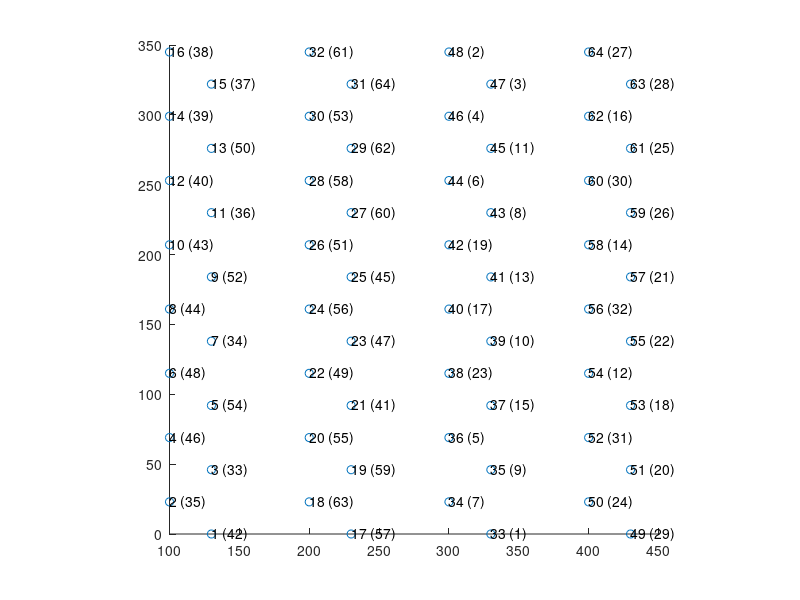
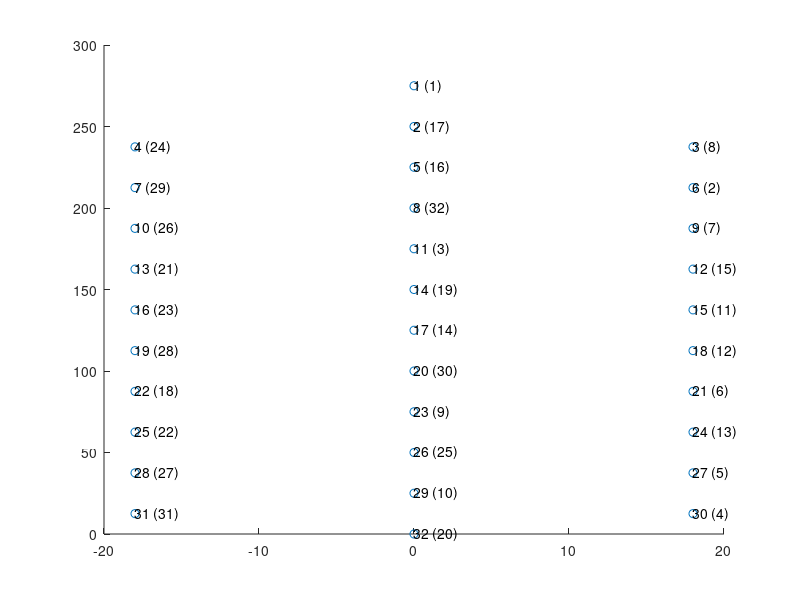

MATLAB code for these plots, in order:
%% GENERATE MAPS FOR KILOSORT (I THINK THIS IS FOR VISUALIZATION PURPOSES ONLY)




%% NeuronexusA4x16-Poly2, intan

kiloSortInds = [6 8 10 12 14 16 4 2 1 3 15 13 11 9 7 5 22 24 26 28 30 32 20 18 17 19 31 29 27 25 23 21 38 40 42 44 46 48 36 34 33 35 47 45 43 41 39 37 54 56 58 60 62 64 52 50 49 51 63 61 59 57 55 53];
intanInds = [47 43 42 39 38 37 45 34 41 32 36 49 35 51 33 53 48 55 50 57 52 60 54 62 56 58 63 61 59 44 46 40 22 16 18 5 3 1 4 6 0 8 2 10 7 12 9 14 11 31 13 29 15 26 30 23 28 19 27 24 25 20 21 17] + 1;

% get desired site locations map
shankSeparation = 100;
siteLocations = nan(16, 2); % start with one shank, then replicate after
siteLocations(2:2:16,:) = cat(2, zeros(8,1), (0:46:46*7)'+23); % first column of leftmost shank
siteLocations(1:2:15,:) = cat(2, ones(8,1)*30, (0:46:46*7)'); % second column of leftmost shank

siteLocations = repmat(siteLocations,4,1);
siteLocations(:,1) = siteLocations(:,1) + repelem(1:4,16)'.*shankSeparation;


% apply channel mapping to site locations
siteLocationsRemapped = nan(size(siteLocations));
for i = 1:64
    shankLocation = siteLocations(kiloSortInds(i),:);
    siteLocationsRemapped(intanInds(i),:) = shankLocation;
end

% visualize final mapping results
close all; figure('Position', [134 119 1595 807]);
scatter(siteLocations(:,1), siteLocations(:,2))
for i = 1:size(siteLocations,1)
    text(siteLocations(i,1), siteLocations(i,2), [num2str(i) ' (' num2str(intanInds(kiloSortInds==i)) ')'])
end
daspect([1 1 1])


Nchannels = 64;
connected = true(Nchannels, 1);
chanMap   = 1:Nchannels;
chanMap0ind = chanMap - 1;
xcoords   = siteLocationsRemapped(:,1);
ycoords   = siteLocationsRemapped(:,2);
kcoords   = ones(Nchannels,1); % grouping of channels (i.e. tetrode groups)
fs = 30000; % sampling frequency


% probe BDFD // original mapping
save('Y:\obstacleData\ephys\channelMaps\kilosort\BDFD.mat', ...
    'chanMap','connected', 'xcoords', 'ycoords', 'kcoords', 'chanMap0ind', 'fs')

% probe BDFD // after right most shank broken
connected([27 16 30 14 32 12 31 24 28 25 26 21 22 18 20 29]) = false;
save('Y:\obstacleData\ephys\channelMaps\kilosort\BDFD2.mat', ...
    'chanMap','connected', 'xcoords', 'ycoords', 'kcoords', 'chanMap0ind', 'fs')


%% NeuronexusA1x32Poly3, intan

neuro = [23 25 27 29 31 19 17 21 11 15 13 1 3 5 7 9;
         24 26 28 30 32 20 18 22 12 16 14 2 4 6 8 10];

intan = [23 22 21 20 19 18 17 16 15 14 13 12 11 10 9 8;
         24 25 26 27 28 29 30 31 0 1 2 3 4 5 6 7];
intan = intan+1;
intan = fliplr(intan);


connectorInds = [16 6 5 15 4 7 3 8 2 9 1 10 14 13 12 11 22 21 20 19 23 25 24 18 26 17 27 29 28 31 30 32];
kiloSortInds = [31 28 25 22 19 16 13 10 7 4 32 26 20 14 8 2 1 5 11 17 23 29 3 6 9 12 15 18 21 24 27 30];
intanInds = intan(arrayfun(@(x) find(neuro==x), connectorInds));

% get desired site locations map
siteLocations = nan(32, 2);
siteLocations(4:3:31, :) = cat(2, ones(10,1)*-18, fliplr(12.5 : 25 : (12.5+25*9))'); % xy values for left column
siteLocations([1 2:3:32], :) = cat(2, zeros(12,1), fliplr(0 : 25 : (25*11))'); % xy values for right column
siteLocations(3:3:30, :) = cat(2, ones(10,1)*18, fliplr(12.5 : 25 : (12.5+25*9))'); % xy values for right column


% apply channel mapping to site locations
siteLocationsRemapped = nan(size(siteLocations));
for i = 1:32
    shankLocation = siteLocations(kiloSortInds(i),:);
    siteLocationsRemapped(intanInds(i),:) = shankLocation;
end

% visualize final mapping results
close all; figure('Position', [134 119 400 807]);
scatter(siteLocations(:,1), siteLocations(:,2))
for i = 1:size(siteLocations,1)
    text(siteLocations(i,1), siteLocations(i,2), [num2str(i) ' (' num2str(intanInds(kiloSortInds==i)) ')'])
end


Nchannels = 32;
connected = true(Nchannels, 1);
chanMap   = 1:Nchannels;
chanMap0ind = chanMap - 1;
xcoords   = siteLocationsRemapped(:,1);
ycoords   = siteLocationsRemapped(:,2);
kcoords   = ones(Nchannels,1); % grouping of channels (i.e. tetrode groups)
fs = 30000; % sampling frequency

% probe C6CE
save('Y:\obstacleData\ephys\channelMaps\kilosort\C6CE.mat', ...
    'chanMap','connected', 'xcoords', 'ycoords', 'kcoords', 'chanMap0ind', 'fs')

% probe D55F // nine sites defective?
connected([18 28 14 9 10 2 7 15 11]) = false;
save('Y:\obstacleData\ephys\channelMaps\kilosort\D55F.mat', ...
    'chanMap','connected', 'xcoords', 'ycoords', 'kcoords', 'chanMap0ind', 'fs')
